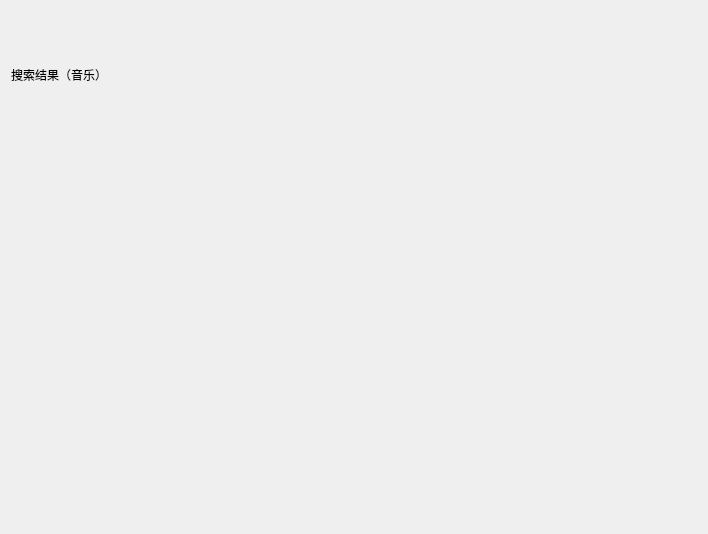
<?xml version="1.0" encoding="UTF-8"?>
<ui version="4.0">
 <class>getMusicSearch</class>
 <widget class="QWidget" name="getMusicSearch">
  <property name="geometry">
   <rect>
    <x>0</x>
    <y>0</y>
    <width>708</width>
    <height>534</height>
   </rect>
  </property>
  <property name="windowTitle">
   <string>Form</string>
  </property>
  <layout class="QVBoxLayout" name="verticalLayout_3">
   <item>
    <layout class="QVBoxLayout" name="verticalLayout_2" stretch="1,3">
     <item>
      <layout class="QHBoxLayout" name="horizontalLayout_2">
       <item>
        <widget class="QLabel" name="label_2">
         <property name="styleSheet">
          <string notr="true">font: 16pt &quot;微软雅黑&quot;;</string>
         </property>
         <property name="text">
          <string>搜索结果（音乐）</string>
         </property>
        </widget>
       </item>
       <item>
        <spacer name="horizontalSpacer_2">
         <property name="orientation">
          <enum>Qt::Horizontal</enum>
         </property>
         <property name="sizeHint" stdset="0">
          <size>
           <width>40</width>
           <height>20</height>
          </size>
         </property>
        </spacer>
       </item>
      </layout>
     </item>
     <item>
      <layout class="QHBoxLayout" name="getMusicSearchLayout"/>
     </item>
    </layout>
   </item>
  </layout>
 </widget>
 <resources/>
 <connections/>
</ui>
